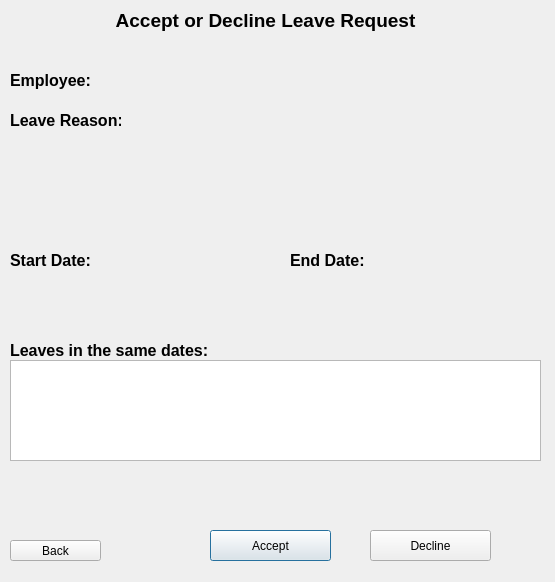
<?xml version="1.0" encoding="UTF-8"?>
<ui version="4.0">
 <class>Dialog</class>
 <widget class="QDialog" name="Dialog">
  <property name="geometry">
   <rect>
    <x>0</x>
    <y>0</y>
    <width>555</width>
    <height>582</height>
   </rect>
  </property>
  <property name="windowTitle">
   <string>Dialog</string>
  </property>
  <widget class="QLabel" name="label">
   <property name="geometry">
    <rect>
     <x>110</x>
     <y>-10</y>
     <width>311</width>
     <height>61</height>
    </rect>
   </property>
   <property name="text">
    <string>&lt;html&gt;&lt;head/&gt;&lt;body&gt;&lt;p align=&quot;center&quot;&gt;&lt;span style=&quot; font-size:14pt; font-weight:700;&quot;&gt;Accept or Decline Leave Request&lt;/span&gt;&lt;/p&gt;&lt;/body&gt;&lt;/html&gt;</string>
   </property>
  </widget>
  <widget class="QLabel" name="label_2">
   <property name="geometry">
    <rect>
     <x>10</x>
     <y>70</y>
     <width>81</width>
     <height>21</height>
    </rect>
   </property>
   <property name="text">
    <string>&lt;html&gt;&lt;head/&gt;&lt;body&gt;&lt;p&gt;&lt;span style=&quot; font-size:12pt; font-weight:700;&quot;&gt;Employee:&lt;/span&gt;&lt;/p&gt;&lt;/body&gt;&lt;/html&gt;</string>
   </property>
  </widget>
  <widget class="QLineEdit" name="employeeName">
   <property name="geometry">
    <rect>
     <x>100</x>
     <y>70</y>
     <width>131</width>
     <height>24</height>
    </rect>
   </property>
   <property name="styleSheet">
    <string notr="true">border: none;
background: transparent;</string>
   </property>
  </widget>
  <widget class="QLabel" name="label_3">
   <property name="geometry">
    <rect>
     <x>10</x>
     <y>110</y>
     <width>111</width>
     <height>21</height>
    </rect>
   </property>
   <property name="text">
    <string>&lt;html&gt;&lt;head/&gt;&lt;body&gt;&lt;p&gt;&lt;span style=&quot; font-size:12pt; font-weight:700;&quot;&gt;Leave Reason:&lt;/span&gt;&lt;/p&gt;&lt;/body&gt;&lt;/html&gt;</string>
   </property>
  </widget>
  <widget class="QTextEdit" name="leaveReason">
   <property name="geometry">
    <rect>
     <x>10</x>
     <y>130</y>
     <width>531</width>
     <height>81</height>
    </rect>
   </property>
   <property name="styleSheet">
    <string notr="true">border: none;
background: transparent;</string>
   </property>
  </widget>
  <widget class="QLabel" name="label_4">
   <property name="geometry">
    <rect>
     <x>10</x>
     <y>250</y>
     <width>81</width>
     <height>21</height>
    </rect>
   </property>
   <property name="text">
    <string>&lt;html&gt;&lt;head/&gt;&lt;body&gt;&lt;p&gt;&lt;span style=&quot; font-size:12pt; font-weight:700;&quot;&gt;Start Date:&lt;/span&gt;&lt;/p&gt;&lt;/body&gt;&lt;/html&gt;</string>
   </property>
  </widget>
  <widget class="QLabel" name="label_5">
   <property name="geometry">
    <rect>
     <x>290</x>
     <y>250</y>
     <width>81</width>
     <height>21</height>
    </rect>
   </property>
   <property name="text">
    <string>&lt;html&gt;&lt;head/&gt;&lt;body&gt;&lt;p&gt;&lt;span style=&quot; font-size:12pt; font-weight:700;&quot;&gt;End Date:&lt;/span&gt;&lt;/p&gt;&lt;/body&gt;&lt;/html&gt;</string>
   </property>
  </widget>
  <widget class="QLineEdit" name="startDate">
   <property name="geometry">
    <rect>
     <x>100</x>
     <y>250</y>
     <width>113</width>
     <height>24</height>
    </rect>
   </property>
   <property name="styleSheet">
    <string notr="true">border: none;
background: transparent;</string>
   </property>
  </widget>
  <widget class="QLineEdit" name="endDate">
   <property name="geometry">
    <rect>
     <x>370</x>
     <y>250</y>
     <width>113</width>
     <height>24</height>
    </rect>
   </property>
   <property name="styleSheet">
    <string notr="true">border: none;
background: transparent;</string>
   </property>
  </widget>
  <widget class="QLabel" name="label_6">
   <property name="geometry">
    <rect>
     <x>10</x>
     <y>340</y>
     <width>201</width>
     <height>21</height>
    </rect>
   </property>
   <property name="text">
    <string>&lt;html&gt;&lt;head/&gt;&lt;body&gt;&lt;p&gt;&lt;span style=&quot; font-size:12pt; font-weight:700;&quot;&gt;Leaves in the same dates:&lt;/span&gt;&lt;/p&gt;&lt;/body&gt;&lt;/html&gt;</string>
   </property>
  </widget>
  <widget class="QTableWidget" name="otherEmployeesList">
   <property name="geometry">
    <rect>
     <x>10</x>
     <y>360</y>
     <width>531</width>
     <height>101</height>
    </rect>
   </property>
  </widget>
  <widget class="QPushButton" name="acceptRequestButton">
   <property name="geometry">
    <rect>
     <x>210</x>
     <y>530</y>
     <width>121</width>
     <height>31</height>
    </rect>
   </property>
   <property name="text">
    <string>Accept</string>
   </property>
  </widget>
  <widget class="QPushButton" name="declineRequestButton">
   <property name="geometry">
    <rect>
     <x>370</x>
     <y>530</y>
     <width>121</width>
     <height>31</height>
    </rect>
   </property>
   <property name="text">
    <string>Decline</string>
   </property>
  </widget>
  <widget class="QPushButton" name="backButton">
   <property name="geometry">
    <rect>
     <x>10</x>
     <y>540</y>
     <width>91</width>
     <height>21</height>
    </rect>
   </property>
   <property name="text">
    <string>Back</string>
   </property>
  </widget>
 </widget>
 <resources/>
 <connections/>
</ui>
